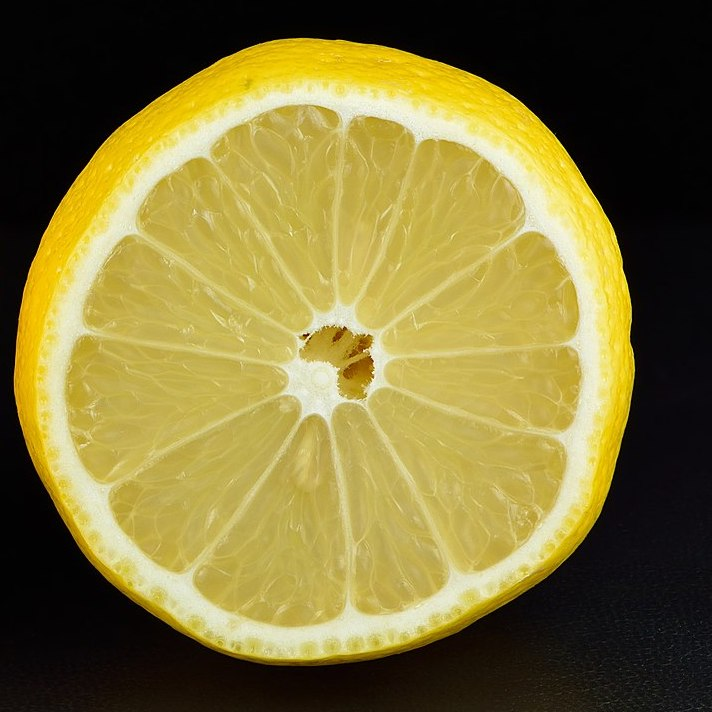
#> input picture HW1/lemon2.jpeg, 712 x 712 px, found by its file name
$ jupyter execute HW1.ipynb
#> lines starting #> are read from the running program, lines starting #| are printed output that depends on the picture
<table>
 <tr align=left><td>
 <td>This notebook is provided under the Creative Commons Attribution license, CC-BY 4.0. All code is made available under MIT License (c) Arash Sarshar.</td>
 <td> </td>
</table>

[cell 1]
from google.colab import drive
drive.mount('/content/drive')

## Some ground rules for writing good responses in your assignments

* Make sure that you provide ample comments to communicate what you are trying to do clearly. Do not assume that anyone reading the code would immediately  understand the context.
* If you need to create new variables, think about naming them in descriptive ways.
* Each and every output should be reproducible. If you are creating a plot, make sure you include the code for that plot.
* Cite your references, including AI ones.

## Let's load the lemon picture again

[cell 2]
import numpy as np
from numpy.linalg import *
from PIL import Image
import matplotlib.pyplot as plt

PIL stands for Python Imaging Library, and it provides the necessary tools and functions for handling images in Python. It is used for image processing, manipulation, and analysis.

[cell 3]
image = np.array(Image.open('/content/drive/MyDrive/Assignment_1/lemon2.jpeg'))
#> image is the input picture: shape (712, 712, 3); mean R, G, B 129, 116.6, 56.9

[cell 4]
plt.imshow(image)
plt

## Part 1

Write a block of commands that does the following.

1. Print the shape of the image
1. Create a new variable called `img_single_channel` that is equivalent to __the last color channel__ of `image`
3. Print the shape of `img_single_channel` to check that it has the same number of pixels as the original image
4. Use `plt.imshow` to plot  `img_single_channel`

[cell 5]
# Printing the shape of the image
image = Image.open("/content/drive/MyDrive/Assignment_1/lemon.jpeg")
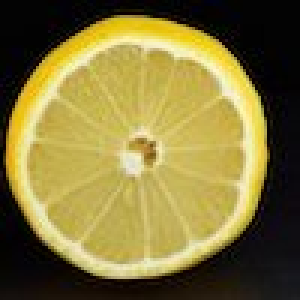
#> input picture HW1/lemon.jpeg, 100 x 100 px, found by its file name (shown 3 times larger)
#> image is the input picture: PIL image 100x100 RGB; mean R, G, B 130.2, 117.5, 59.3
height_of_image, width_of_image = image.size
#> height_of_image = 100; width_of_image = 100
print("The dimensions of an image are " + f"Width: {width_of_image}, Height: {height_of_image}")
#| The dimensions of an image are Width: 100, Height: 100
print("\n")

# The last color channel of image
red_channel, green_channel, blue_channel = image.split()
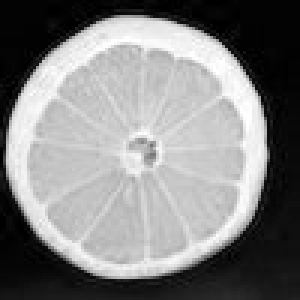
#> red_channel: PIL image 100x100 L (shown 3 times larger); min 0, max 255, mean 130.2
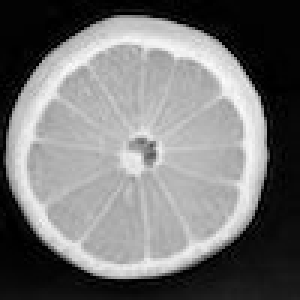
#> green_channel: PIL image 100x100 L (shown 3 times larger); min 0, max 250, mean 117.5
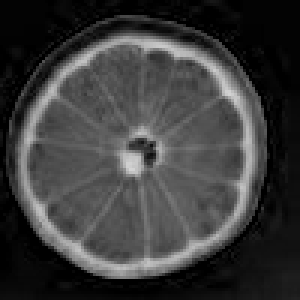
#> blue_channel: PIL image 100x100 L (shown 3 times larger); min 0, max 211, mean 59.3
img_single_channel = blue_channel

# The shape of img_single_channel
height_of_channel, width_of_channel = image.size
#> height_of_channel = 100; width_of_channel = 100
print("The dimentions for the last channel are " + f"Width: {width_of_channel}, Height: {height_of_channel}")
#| The dimentions for the last channel are Width: 100, Height: 100
print("\n")

# Plotting the single channel of an image
plt.imshow(img_single_channel)
plt.show()

## Part 2

Write a block of commands that does the following.

1. Create a new variable called `img_average_channel` that is equivalent to __the average of all three color channels__ of `image`
3. Print the shape of `img_average_channel` to check that it has the same number of pixels as the original image
4. Use `plt.imshow` to plot  the original image in `image`, compare the result with the result of `Part 1`, and comment on the differences and which one you would say is better

[cell 6]
# Created a img_average_channel that is equivalent to the average of all three color channels of image
img_array = np.array(image)
img_average_channel = np.mean(img_array, axis = 2)
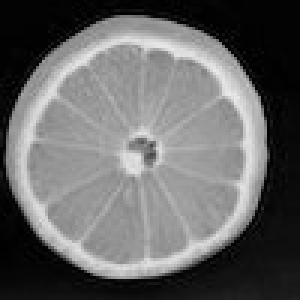
#> img_average_channel: shape (100, 100) float64 (shown 3 times larger); min 0, max 234.7, mean 102.3

# Shape of img_average_channel
height_of_average_channel, width_of_average_channel = img_average_channel.shape
#> height_of_average_channel = 100; width_of_average_channel = 100
print("The dimensions of average channel are " + f"Width: {width_of_channel}, Height: {height_of_channel}" + "\n")
#| The dimensions of average channel are Width: 100, Height: 100

# Printing the image
plt.imshow(img_average_channel)
plt

print("""The image produced by averaging all three color channels tends to be more visually
appealing in many cases. It retains a good amount of information and color balance.
Using a single color channel, such as blue in this case, may lead to loss of detail and color information,
resulting in a less accurate representation of the original image.""" + "\n")

## Part 3

1. Describe what an identity matrix is. What does multiplying with an identity matrix do?
1. Create an identity matrix called `identity_matrix` that has the same size as `img_average_channel`.
2. Print a random row out of `identity_matrix` and describe your observations.

[cell 7]
print("""The identity matrix is a special type of square matrix.
It is characterized by having ones on the main diagonal (from the top-left corner to the bottom-right corner) and zeros elsewhere.
Multiplying any matrix by an identity matrix does not change the original matrix.
The identity matrix serves as the "multiplicative identity" for matrices.""" + "\n")

# Creating the identity matrix with the same size as img_average_channel
height, width = img_average_channel.shape
#> height = 100; width = 100
identity_matrix = np.eye(height, width)

# Printing a random row out of indentity_matrix
print(identity_matrix[0])
#| [1. 0. 0. 0. 0. 0. 0. 0. 0. 0. 0. 0. 0. 0. 0. 0. 0. 0. 0. 0. 0. 0. 0. 0.
#|  0. 0. 0. 0. 0. 0. 0. 0. 0. 0. 0. 0. 0. 0. 0. 0. 0. 0. 0. 0. 0. 0. 0. 0.
#|  0. 0. 0. 0. 0. 0. 0. 0. 0. 0. 0. 0. 0. 0. 0. 0. 0. 0. 0. 0. 0. 0. 0. 0.
#|  0. 0. 0. 0. 0. 0. 0. 0. 0. 0. 0. 0. 0. 0. 0. 0. 0. 0. 0. 0. 0. 0. 0. 0.
#|  0. 0. 0. 0.]
# The (n)th element of an nth row is 1 and the rest of the elements of row are zero.

## Part 4

We are going to use `identity_matrix` to scramble the rows and columns of `img_average_channel`.

1. First, create a numpy array that contains the numbers $0,1, \cdots, N$ where $N$ is the number of rows in the image.

2. Use `numpy.random.shuffle` to shuffle the indices. Call the shuffled array, `rows`

4. Print `rows` and inspect the elements.

[cell 8]
# Creating an array row
number_of_rows = img_average_channel.shape[0]
#> number_of_rows = 100
rows = np.arange(number_of_rows)
#> rows = 100 values from 0 to 99

# Shuffling the indices of rows
np.random.shuffle(rows)

# Printing and inspecting the shuffled array
print(rows)
#| [26 86  2 55 75 93 16 73 54 95 53 92 78 13  7 30 22 24 33  8 43 62  3 71
#|  45 48  6 99 82 76 60 80 90 68 51 27 18 56 63 74  1 61 42 41  4 15 17 40
#|  38  5 91 59  0 34 28 50 11 35 23 52 10 31 66 57 79 85 32 84 14 89 19 29
#|  49 97 98 69 20 94 72 77 25 37 81 46 39 65 58 12 88 70 87 36 21 83  9 96
#|  67 64 47 44]

## Part 5

1. Use your array of random row indices to create a new matrix `T` from `identity_matrix`. Overall, `T` has the same elements as `identity_matrix`, but the order of the rows of `T` should be according to the variable `rows`
2. Take a moment to think about what we are doing here. Describe in your own words what matrix `T` is.
3. Sanity check, print the shape of `T` and make sure it is the same size as `identity_matrix` and `img_average_channel`. If you need to,  reshape it to have the same size.

[cell 9]
# Creating the matrix T
T = identity_matrix[rows]

print("""Matrix T represents a permutation of the rows of identity_matrix.
This means that T is a modified version of the identity matrix where the rows have been rearranged according to the shuffled indices stored in the rows array.
Applying T to the image would lead to a distortion where the rows of the image are rearranged.
This can result to a stretching or compression effect vertically.""" + "\n")

# Shape of matrix T
height_of_T, width_of_T = img_average_channel.shape
#> height_of_T = 100; width_of_T = 100
print("The dimensions of matrix T are " + f"Width: {width_of_T}, Height: {height_of_T}" + "\n")
#| The dimensions of matrix T are Width: 100, Height: 100

## Part 6

1. Matrix multiply `T` and `img_average_channel` and store the result in `transformed_image`. Check the shape of the result.
2. Plot `transformed_image` and describe the pattern you see.
3. Think about what each dot product in the matrix multiplication is doing. Describe in your own words what this transformation is doing to the original image.

[cell 10]
# Creating transformed_image
transformed_image = np.matmul(T, img_average_channel)
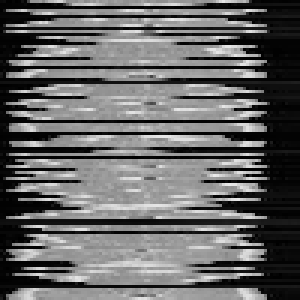
#> transformed_image: shape (100, 100) float64 (shown 3 times larger); min 0, max 234.7, mean 102.3
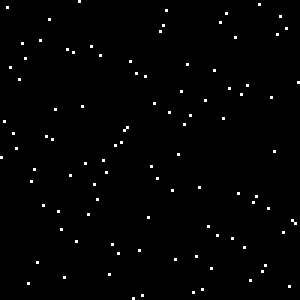
#> T: shape (100, 100) float64 (shown 3 times larger); values 0 (black) and 1 (white), 1% white in thin lines or dots
print("The dimensions of matrix transformed image are " + f"Width: {transformed_image.shape[1]}, Height: {transformed_image.shape[0]}" + "\n")
#| The dimensions of matrix transformed image are Width: 100, Height: 100

# Plotting the transformed image
plt.imshow(transformed_image)
plt.show()
print("\n")

print("""Depending on how the rows of T have been shuffled, this operation can have multiple effects on the original image:
Stretching: If the rows are rearranged in a specific way, it can result in a stretching effect on the image vertically, where some rows may be duplicated or omitted.
Vertical Displacement: Certain rows may be moved up or down in relation to their original position, leading to a displacement effect.""")

## Part 7

1. We now want to retrieve the original image. Is matrix `T` invertible? How would you show that it is invertible?
2. Compute the inverse and store the matrix in `Tinv`.
3. Perform the inverse of the scrambling operation and plot the result to show that you retrieved the original image.

[cell 11]
# Checking the invertibility of matrix T
height, width = T.shape
determinant = np.linalg.det(T)
#> determinant = 1
if determinant != 0 and height == width:
    print("Matrix T is inversible \n")
else:
    print("Matrix T is not inversible \n")

# Computing the matrix in Tinv
Tinv = np.linalg.inv(T)

# Retrieving the original image
retrieved_image = np.matmul(Tinv, transformed_image)
plt.imshow(retrieved_image)
plt.show()

## Part 8: Extra Points

* We want to perform the same operations but on the columns of the original image. How would you do the matrix algebra? Plot the scrambled image for the proof of concept.

[cell 12]
number_of_columns = img_average_channel.shape[1]
#> number_of_columns = 100
columns = np.arange(number_of_columns)
np.random.shuffle(columns)
T = identity_matrix[:, columns]
transformed_image = np.matmul(img_average_channel, T)
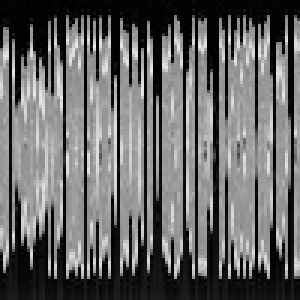
#> transformed_image: shape (100, 100) float64 (shown 3 times larger); min 0, max 234.7, mean 102.3

plt.imshow(transformed_image)
plt.show()
print("\n")

height, width = T.shape
determinant = np.linalg.det(T)
if determinant != 0 and height == width:
    print("Matrix T is inversible \n")
else:
    print("Matrix T is not inversible \n")

Tinv = np.linalg.inv(T)
retrieved_image = np.matmul(transformed_image, Tinv)
plt.imshow(retrieved_image)
plt.show()

## Extra Points

* Now can you perform the scrambling on __both the columns and rows__ of the original image?  Write the code and plot the scrambled image. Then invert the operations and show that you can recover the original image.

[cell 13]
number_of_rows, number_of_columns = img_average_channel.shape  # Get the dimensions
identity_matrix_rows = np.eye(number_of_rows)
rows = np.arange(number_of_rows)
np.random.shuffle(rows)
T_rows = identity_matrix_rows[rows, :]

identity_matrix_cols = np.eye(number_of_columns)
cols = np.arange(number_of_columns)
np.random.shuffle(cols)
T_cols = identity_matrix_cols[:, cols]

transformed_image = np.matmul(np.matmul(T_rows, img_average_channel), T_cols)
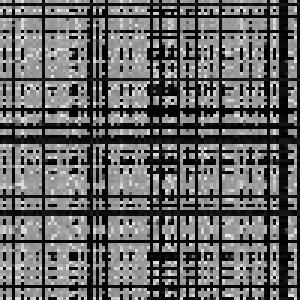
#> transformed_image: shape (100, 100) float64 (shown 3 times larger); min 0, max 234.7, mean 102.3
plt.imshow(transformed_image)
plt.show()

Tinv_rows = np.linalg.inv(T_rows)
Tinv_cols = np.linalg.inv(T_cols)
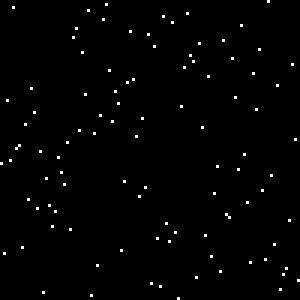
#> T_cols: shape (100, 100) float64 (shown 3 times larger); values 0 (black) and 1 (white), 1% white in thin lines or dots
recovered_image = np.matmul(np.matmul(Tinv_rows, transformed_image), Tinv_cols)
plt.imshow(recovered_image)
plt.show()
